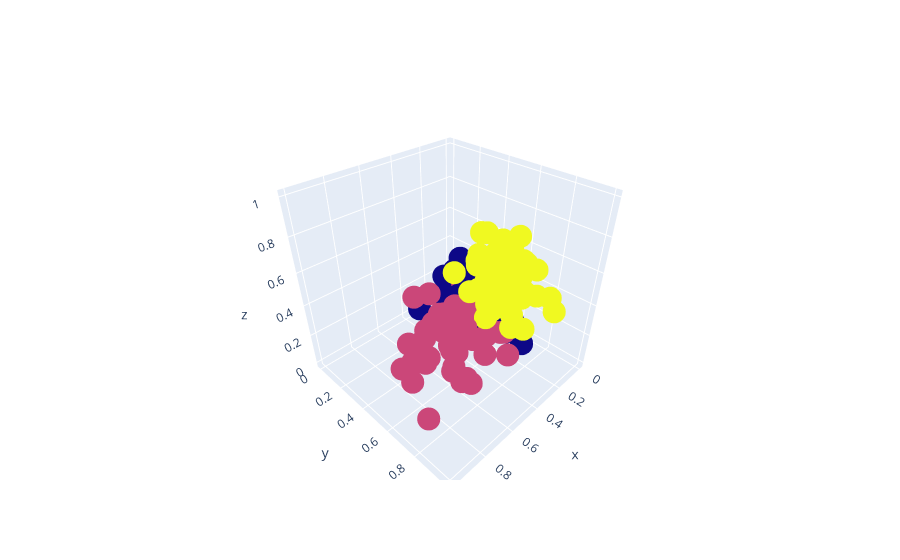

The notebook cell this image was saved under:
### Code cell
fig = go.Figure()
fig.add_trace(go.Scatter3d(x=df['Intensidade_de_cor'],
                         y = df['Alcool'],
                         z = df['Proline'],
                         mode = 'markers',                      
                         marker = dict(color = agrupador.labels_.astype(np.float)),
                        text = labels))

fig.show()

### Figure 1 — Plotly figure (JSON) as saved in the notebook; plotly's stock layout.template omitted (floating-point values rounded to 4 significant figures; data arrays with more than 128 entries replaced by an {"elided": "..."} marker saying what was removed)
{"data": [{"marker": {"color": {"elided": "178 int values"}}, "mode": "markers", "text": {"elided": "178 int values"}, "type": "scatter3d", "x": {"elided": "178 float values"}, "y": {"elided": "178 float values"}, "z": {"elided": "178 float values"}}], "layout": {}}
